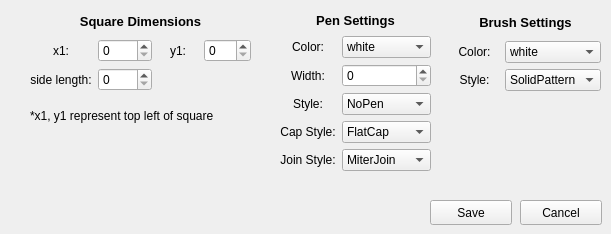
          <widget class="QWidget" name="editSquare">
           <widget class="QWidget" name="layoutWidget_64">
            <property name="geometry">
             <rect>
              <x>30</x>
              <y>10</y>
              <width>221</width>
              <height>81</height>
             </rect>
            </property>
            <layout class="QGridLayout" name="editSquareDimensions">
             <item row="1" column="0">
              <widget class="QLabel" name="label_36">
               <property name="text">
                <string>x1:</string>
               </property>
               <property name="alignment">
                <set>Qt::AlignCenter</set>
               </property>
              </widget>
             </item>
             <item row="1" column="1">
              <widget class="QSpinBox" name="editSquarex1">
               <property name="maximum">
                <number>1000</number>
               </property>
              </widget>
             </item>
             <item row="1" column="2">
              <widget class="QLabel" name="label_37">
               <property name="text">
                <string>y1:</string>
               </property>
               <property name="alignment">
                <set>Qt::AlignCenter</set>
               </property>
              </widget>
             </item>
             <item row="1" column="3">
              <widget class="QSpinBox" name="editSquarey1">
               <property name="maximum">
                <number>500</number>
               </property>
              </widget>
             </item>
             <item row="0" column="0" colspan="4">
              <widget class="QLabel" name="label_38">
               <property name="font">
                <font>
                 <pointsize>10</pointsize>
                 <weight>75</weight>
                 <bold>true</bold>
                </font>
               </property>
               <property name="text">
                <string>Square Dimensions</string>
               </property>
               <property name="alignment">
                <set>Qt::AlignCenter</set>
               </property>
              </widget>
             </item>
             <item row="2" column="0">
              <widget class="QLabel" name="label_39">
               <property name="text">
                <string>side length:</string>
               </property>
               <property name="alignment">
                <set>Qt::AlignCenter</set>
               </property>
              </widget>
             </item>
             <item row="2" column="1">
              <widget class="QSpinBox" name="editSquarel">
               <property name="alignment">
                <set>Qt::AlignLeading|Qt::AlignLeft|Qt::AlignVCenter</set>
               </property>
               <property name="maximum">
                <number>1000</number>
               </property>
              </widget>
             </item>
            </layout>
           </widget>
           <widget class="QLabel" name="label_40">
            <property name="geometry">
             <rect>
              <x>30</x>
              <y>100</y>
              <width>241</width>
              <height>31</height>
             </rect>
            </property>
            <property name="text">
             <string>*x1, y1 represent top left of square</string>
            </property>
           </widget>
           <widget class="QPushButton" name="editSquareCancel">
            <property name="geometry">
             <rect>
              <x>520</x>
              <y>200</y>
              <width>82</width>
              <height>25</height>
             </rect>
            </property>
            <property name="text">
             <string>Cancel</string>
            </property>
           </widget>
           <widget class="QPushButton" name="editSquareSave">
            <property name="geometry">
             <rect>
              <x>430</x>
              <y>200</y>
              <width>82</width>
              <height>25</height>
             </rect>
            </property>
            <property name="text">
             <string>Save</string>
            </property>
           </widget>
           <widget class="QWidget" name="layoutWidget_65">
            <property name="geometry">
             <rect>
              <x>450</x>
              <y>10</y>
              <width>151</width>
              <height>81</height>
             </rect>
            </property>
            <layout class="QGridLayout" name="editSquareBrushSettings">
             <item row="1" column="0">
              <widget class="QLabel" name="label_277">
               <property name="text">
                <string>Color:</string>
               </property>
               <property name="alignment">
                <set>Qt::AlignCenter</set>
               </property>
              </widget>
             </item>
             <item row="2" column="1">
              <widget class="QComboBox" name="editSquareBrushStyle">
               <item>
                <property name="text">
                 <string>SolidPattern</string>
                </property>
               </item>
               <item>
                <property name="text">
                 <string>HorPattern</string>
                </property>
               </item>
               <item>
                <property name="text">
                 <string>VerPattern</string>
                </property>
               </item>
               <item>
                <property name="text">
                 <string>NoBrush</string>
                </property>
               </item>
              </widget>
             </item>
             <item row="1" column="1">
              <widget class="QComboBox" name="editSquareBrushColor">
               <item>
                <property name="text">
                 <string>white</string>
                </property>
               </item>
               <item>
                <property name="text">
                 <string>black</string>
                </property>
               </item>
               <item>
                <property name="text">
                 <string>red</string>
                </property>
               </item>
               <item>
                <property name="text">
                 <string>green</string>
                </property>
               </item>
               <item>
                <property name="text">
                 <string>blue</string>
                </property>
               </item>
               <item>
                <property name="text">
                 <string>cyan</string>
                </property>
               </item>
               <item>
                <property name="text">
                 <string>magenta</string>
                </property>
               </item>
               <item>
                <property name="text">
                 <string>yellow</string>
                </property>
               </item>
               <item>
                <property name="text">
                 <string>gray</string>
                </property>
               </item>
              </widget>
             </item>
             <item row="2" column="0">
              <widget class="QLabel" name="label_278">
               <property name="text">
                <string>Style:</string>
               </property>
               <property name="alignment">
                <set>Qt::AlignCenter</set>
               </property>
              </widget>
             </item>
             <item row="0" column="0" colspan="2">
              <widget class="QLabel" name="label_351">
               <property name="font">
                <font>
                 <pointsize>10</pointsize>
                 <weight>75</weight>
                 <bold>true</bold>
                </font>
               </property>
               <property name="text">
                <string>Brush Settings</string>
               </property>
               <property name="alignment">
                <set>Qt::AlignCenter</set>
               </property>
              </widget>
             </item>
            </layout>
           </widget>
           <widget class="QWidget" name="layoutWidget_66">
            <property name="geometry">
             <rect>
              <x>280</x>
              <y>10</y>
              <width>151</width>
              <height>161</height>
             </rect>
            </property>
            <layout class="QGridLayout" name="editSquarePenSettings">
             <item row="1" column="0">
              <widget class="QLabel" name="label_352">
               <property name="text">
                <string>Color:</string>
               </property>
               <property name="alignment">
                <set>Qt::AlignCenter</set>
               </property>
              </widget>
             </item>
             <item row="1" column="1">
              <widget class="QComboBox" name="editSquarePenColor">
               <item>
                <property name="text">
                 <string>white</string>
                </property>
               </item>
               <item>
                <property name="text">
                 <string>black</string>
                </property>
               </item>
               <item>
                <property name="text">
                 <string>red</string>
                </property>
               </item>
               <item>
                <property name="text">
                 <string>green</string>
                </property>
               </item>
               <item>
                <property name="text">
                 <string>blue</string>
                </property>
               </item>
               <item>
                <property name="text">
                 <string>cyan</string>
                </property>
               </item>
               <item>
                <property name="text">
                 <string>magenta</string>
                </property>
               </item>
               <item>
                <property name="text">
                 <string>yellow</string>
                </property>
               </item>
               <item>
                <property name="text">
                 <string>gray</string>
                </property>
               </item>
              </widget>
             </item>
             <item row="2" column="1">
              <widget class="QSpinBox" name="editSquarePenWidth">
               <property name="maximum">
                <number>20</number>
               </property>
              </widget>
             </item>
             <item row="2" column="0">
              <widget class="QLabel" name="label_353">
               <property name="text">
                <string>Width:</string>
               </property>
               <property name="alignment">
                <set>Qt::AlignCenter</set>
               </property>
              </widget>
             </item>
             <item row="3" column="0">
              <widget class="QLabel" name="label_354">
               <property name="text">
                <string>Style:</string>
               </property>
               <property name="alignment">
                <set>Qt::AlignCenter</set>
               </property>
              </widget>
             </item>
             <item row="4" column="1">
              <widget class="QComboBox" name="editSquareCapStyle">
               <item>
                <property name="text">
                 <string>FlatCap</string>
                </property>
               </item>
               <item>
                <property name="text">
                 <string>SquareCap</string>
                </property>
               </item>
               <item>
                <property name="text">
                 <string>RoundCap</string>
                </property>
               </item>
              </widget>
             </item>
             <item row="5" column="0">
              <widget class="QLabel" name="label_355">
               <property name="text">
                <string>Join Style:</string>
               </property>
               <property name="alignment">
                <set>Qt::AlignCenter</set>
               </property>
              </widget>
             </item>
             <item row="4" column="0">
              <widget class="QLabel" name="label_356">
               <property name="text">
                <string>Cap Style:</string>
               </property>
               <property name="alignment">
                <set>Qt::AlignCenter</set>
               </property>
              </widget>
             </item>
             <item row="0" column="0" colspan="2">
              <widget class="QLabel" name="label_357">
               <property name="font">
                <font>
                 <pointsize>10</pointsize>
                 <weight>75</weight>
                 <bold>true</bold>
                </font>
               </property>
               <property name="text">
                <string>Pen Settings</string>
               </property>
               <property name="alignment">
                <set>Qt::AlignCenter</set>
               </property>
              </widget>
             </item>
             <item row="5" column="1">
              <widget class="QComboBox" name="editSquareJoinStyle">
               <item>
                <property name="text">
                 <string>MiterJoin</string>
                </property>
               </item>
               <item>
                <property name="text">
                 <string>BevelJoin</string>
                </property>
               </item>
               <item>
                <property name="text">
                 <string>RoundJoin</string>
                </property>
               </item>
              </widget>
             </item>
             <item row="3" column="1">
              <widget class="QComboBox" name="editSquarePenStyle">
               <item>
                <property name="text">
                 <string>NoPen</string>
                </property>
               </item>
               <item>
                <property name="text">
                 <string>SolidLine</string>
                </property>
               </item>
               <item>
                <property name="text">
                 <string>DashLine</string>
                </property>
               </item>
               <item>
                <property name="text">
                 <string>DotLine</string>
                </property>
               </item>
               <item>
                <property name="text">
                 <string>DashDotLine</string>
                </property>
               </item>
               <item>
                <property name="text">
                 <string>DashDotDotLine</string>
                </property>
               </item>
              </widget>
             </item>
            </layout>
           </widget>
          </widget>
